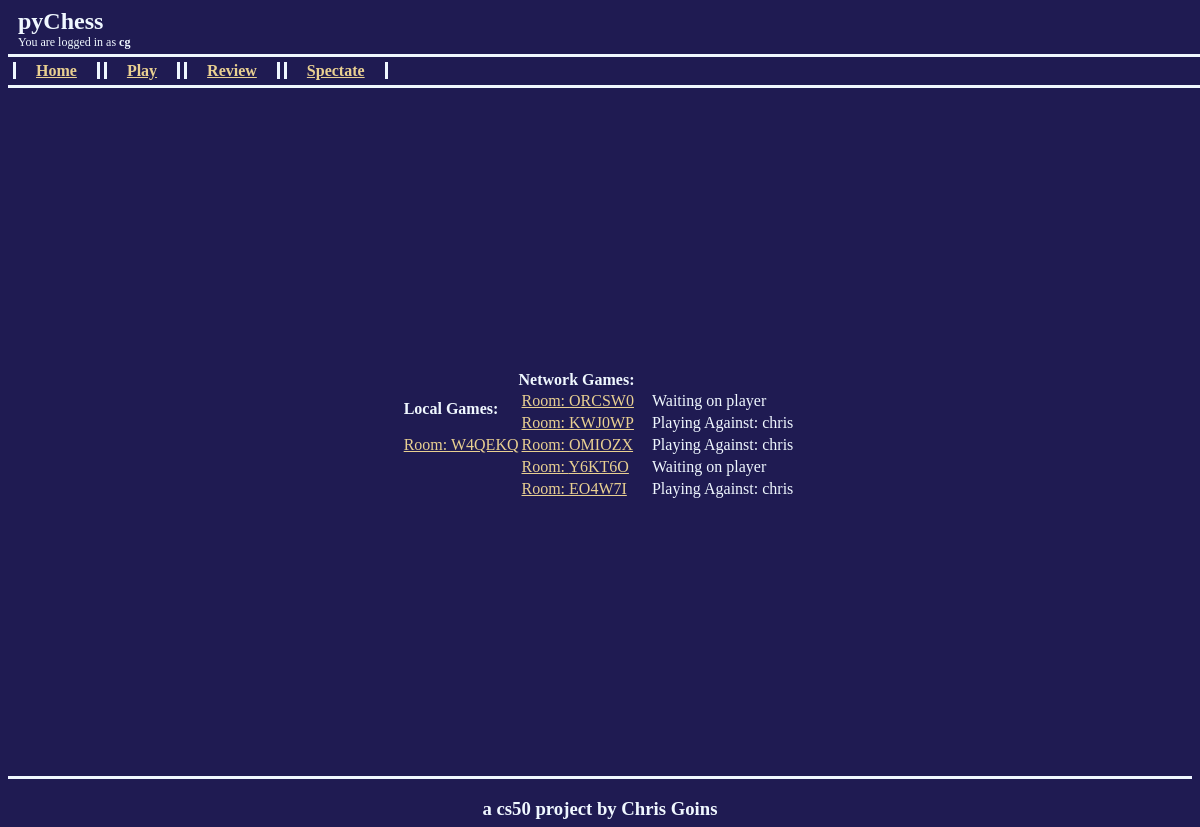
The page / (signed in) on the database as committed earlier.
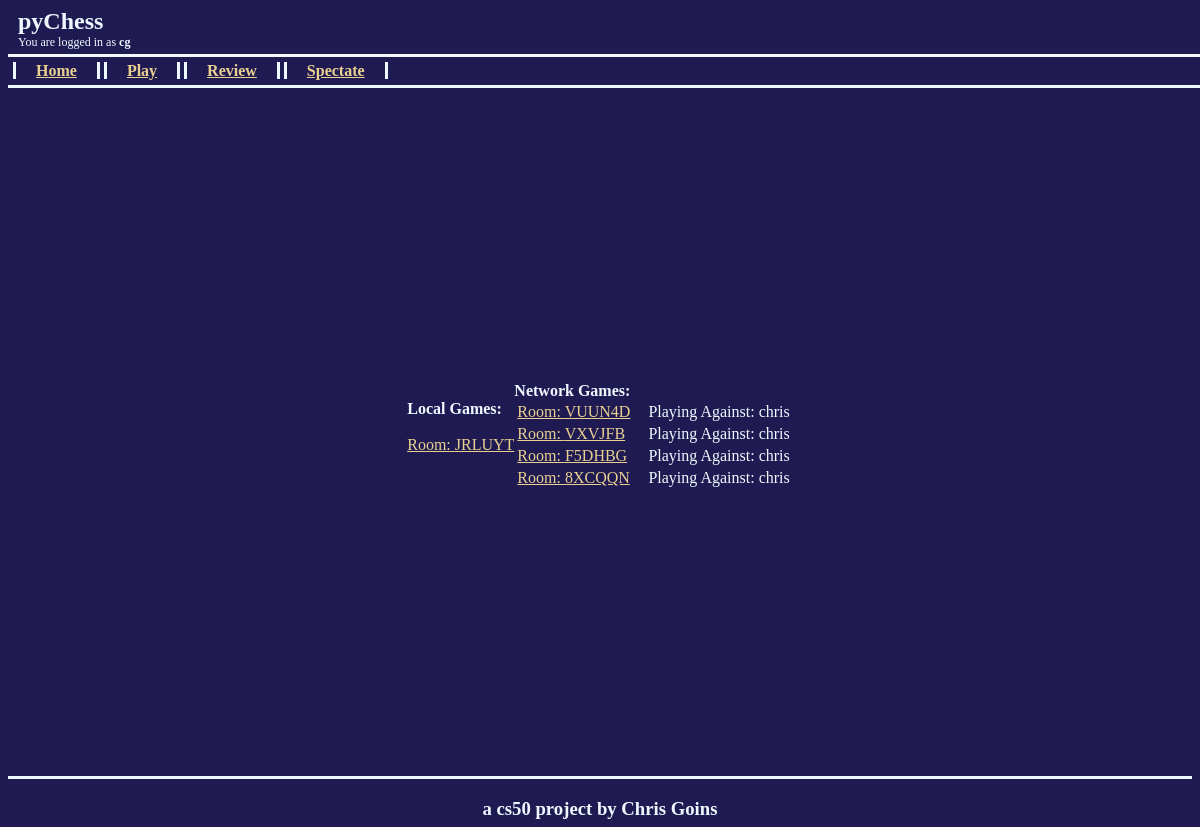
The same page on the database as committed later.
### pychess/models.py (models this page shows)
class Game(models.Model):
    roomCode = models.CharField(max_length=6, unique=True, null=True, blank=True)
    player1 = models.ForeignKey(User, on_delete=models.CASCADE, related_name="player1")
    player2 = models.ForeignKey(User, on_delete=models.CASCADE, related_name="player2", null=True, blank=True)
    isActive = models.BooleanField()
    winner = models.ForeignKey(User, on_delete=models.CASCADE, related_name="winner", null=True, blank=True)

class User(AbstractUser):
    pass

### pychess/views.py (the view)
# urls.py: path("", views.index, name="index"),
def index(request):
    if request.user.is_authenticated:
        localGames = Game.objects.filter(player1 = request.user, player2 = request.user)
        networkGames = []
        netGameQuery = Game.objects.filter(player1 = request.user).exclude(player2 = request.user)
        for game in netGameQuery:
            networkGames.append(game)
        netGameQuery = Game.objects.filter(player2 = request.user).exclude(player1 = request.user)
        for game in netGameQuery:
            networkGames.append(game)
        return render(request, 'pychess/index.html', {'localGames':localGames, 'networkGames':networkGames})
    else:
        return render(request, 'pychess/index.html')

### pychess/templates/pychess/index.html (shortened to what this page needs)
{% extends "pychess/layout.html" %}
{% block body %}
    <div class="centeredContent">
    {% if localGames or networkGames %}
        {% if localGames %}
            <div style="display:flex; flex-direction: column;">
                <Strong>Local Games: </Strong>
                <br>
                {% for game in localGames %}
                    <a href="{% url 'localGame' %}?room={{game.roomCode}}">Room: {{ game.roomCode }}</a><br>
                {% endfor %}
            </div>
            <br><br>
        {% endif %}
        {% if networkGames %}
            <div style="display:flex; flex-direction: column;">
            <Strong>Network Games: </Strong>
            <table>
            {% for game in networkGames %}
                <tr>
                    <td style="padding-right: 15px;">
                        <a href="{% url 'networkGame' %}?room={{game.roomCode}}">Room: {{ game.roomCode }}</a>
                    </td>
                    <td>
                        {% if game.player2%}
                            {% if request.user == game.player1 %}
                                Playing Against: {{ game.player2 }}
                            {% else %}
                                Playing Against: {{ game.player1 }}
                            {% endif %}
                        {% else %}
                            Waiting on player
                        {% endif %}
                    </td>
                </tr>
            {% endfor %}
            </table>
            </div>
        {% endif %}
    {% else %}
        No Active Games
    {% endif %}
    </div>
{% endblock %}

Rows that differ between the two databases and show on the page:
removed Game: roomCode "W4QEKQ"
removed Game: roomCode "ORCSW0", shows "Waiting on player"
removed Game: roomCode "KWJ0WP", player2 "chris"
removed Game: roomCode "OMIOZX", player2 "chris"
removed Game: roomCode "Y6KT6O", shows "Waiting on player"
removed Game: roomCode "EO4W7I", player2 "chris"
added Game: roomCode "JRLUYT"
added Game: roomCode "VUUN4D", player2 "chris"
added Game: roomCode "VXVJFB", player2 "chris"
added Game: roomCode "F5DHBG", player2 "chris"
added Game: roomCode "8XCQQN", player2 "chris"
